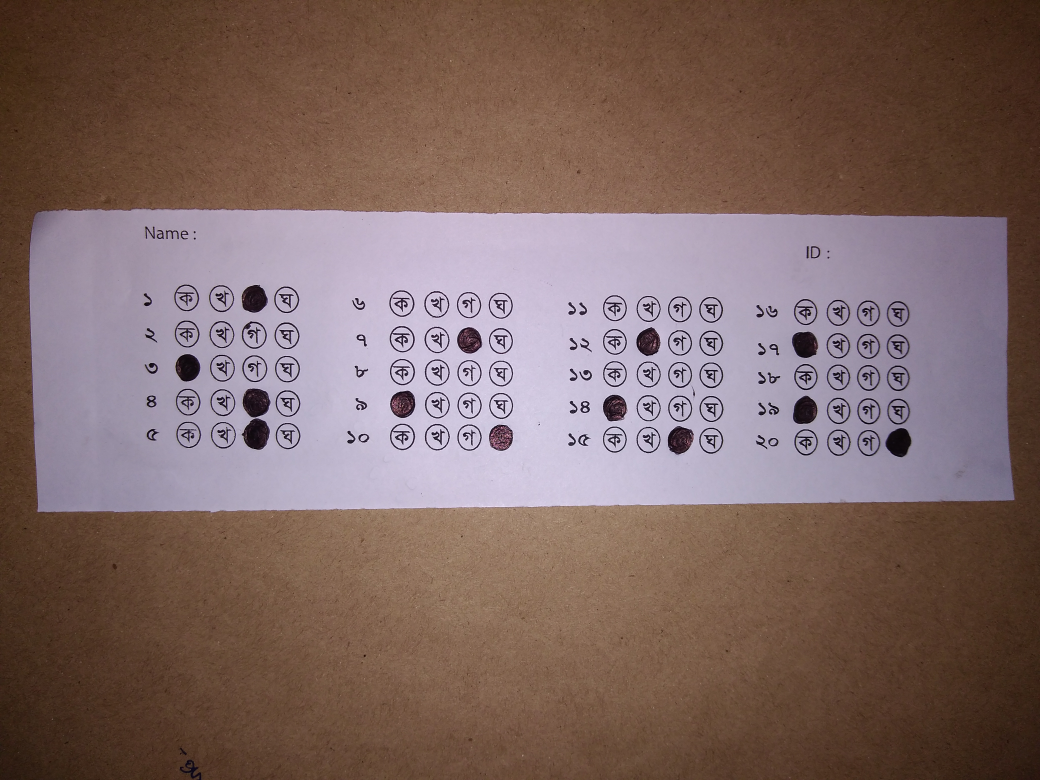
#> input picture Untitled Folder/16.jpg, 4160 x 3120 px, found by its file name (shown at 1/4 size)
$ python MoileOMR.py
#> lines starting #> are read from the running program, lines starting #| are printed output that depends on the picture; after the words box and inside, x2 and y2 are one past the last pixel; in counts of white or black regions, pixels touching at a corner belong together
import cv2
from imutils.perspective import four_point_transform
from imutils import contours
import math
import imutils
import numpy as np
image = cv2.imread('/home/onu/Desktop/Untitled Folder/16.jpg')
#> image is the input picture: shape (3120, 4160, 3); mean B, G, R 99.2, 103.2, 126
template = cv2.imread('/home/onu/Desktop/Untitled Folder/mcq.png')
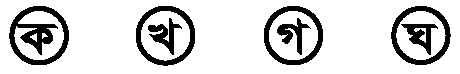
#> input picture Untitled Folder/mcq.png, 460 x 74 px, found by its file name
#> template is the input picture: shape (74, 460, 3); 83.7% white; 7 black regions, largest, box (x1, y1, x2, y2) and area: (9, 6, 69, 65) 1476, (136, 6, 195, 66) 911, (391, 6, 451, 65) 905
correct_ans=['_','A','B','C','A','A','A','C','C','D','D','B','B','A','D','B','B','D','A','B','B']

def get_ans(n):

    pos=math.ceil(n/5)
    ans=pos%4
    switcher = {
        0: "D",
        1: "A",
        2: "B",
        3: "C",
    }
    return switcher.get(ans, "nothing")
def get_q_num(n):
    pos=math.ceil(n/20)
    ans=n%5
    if ans==0:
        ans=5
    return (pos-1)*5+ans
def warp(image):
    gray = cv2.cvtColor(image, cv2.COLOR_BGR2GRAY)
    blurred = cv2.GaussianBlur(gray, (9,9 ), 0)
    edged = cv2.Canny(blurred, 70, 200)
    cnts = cv2.findContours(edged.copy(), cv2.RETR_EXTERNAL,cv2.CHAIN_APPROX_SIMPLE)
    cnts = imutils.grab_contours(cnts)
    docCnt = None

    # ensure that at least one contour was found
    if len(cnts) > 0:
        # sort the contours according to their size in
        # descending order
        cnts = sorted(cnts, key=cv2.contourArea, reverse=True)

        # loop over the sorted contours
        for c in cnts:
            # approximate the contour
            peri = cv2.arcLength(c, True)
            approx = cv2.approxPolyDP(c, 0.02 * peri, True)

            # if our approximated contour has four points,
            # then we can assume we have found the paper
            if len(approx) == 4:
                docCnt = approx
                break

    paper = four_point_transform(image, docCnt.reshape(4, 2))
    warped = four_point_transform(gray, docCnt.reshape(4, 2))
    return warped
# warped=warp(template)

def takeSecond(elem):
    return elem[1]
def sort_circles(circles):
    j=0
    scircles=[]
    tmp=[]

    for i in circles:
        j=j+1
        tmp.append(i)
        if(j%5==0):
            # tmp=sorted(tmp[0], key=lambda k: k[1])
            tmp.sort(key=takeSecond)
            for p in tmp:
                scircles.append(p)

            del tmp[:]
    return scircles


def find_circles(image,image2):
    gray = cv2.cvtColor(image,cv2.COLOR_BGR2GRAY)
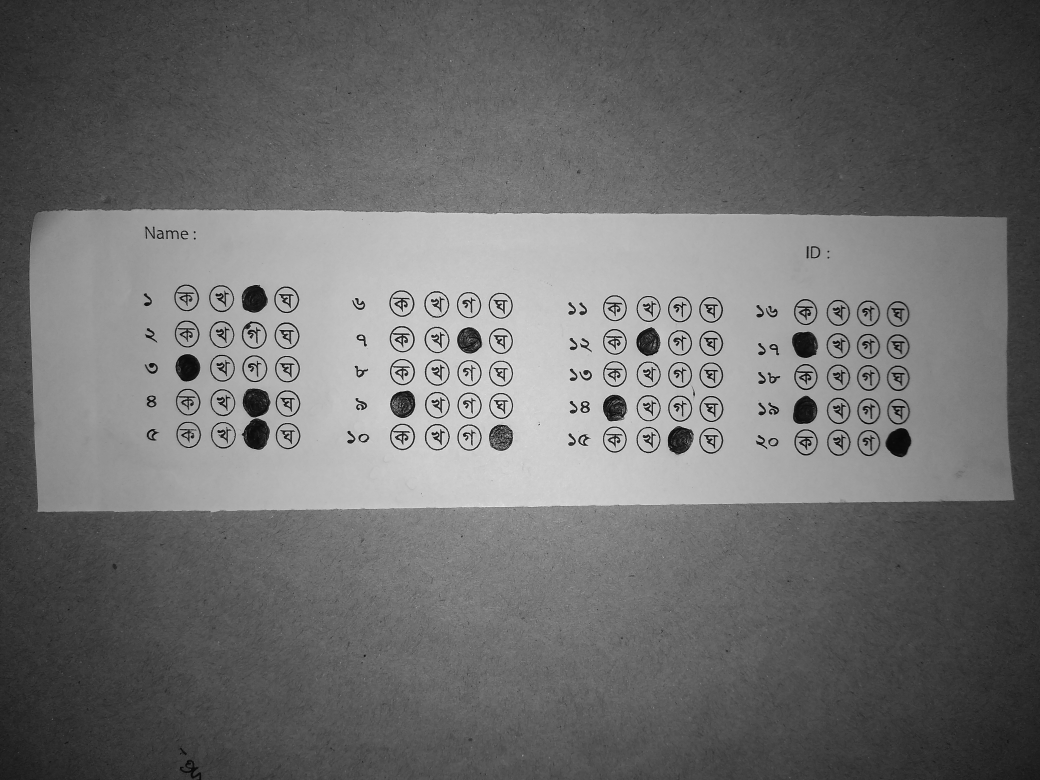
#> gray: shape (3120, 4160) (shown at 1/4 size); min 1, max 253, mean 109.6
    blurred = cv2.GaussianBlur(gray, (15, 15), 0)
    circles = cv2.HoughCircles(blurred,cv2.HOUGH_GRADIENT,1,40,
                                param1=40,param2=30,minRadius=40,maxRadius=70)
#> circles = 79 rows, first 8: [890.5, 1740.5, 47.7], [1877.5, 1617.5, 48.6], [2843.5, 1369.5, 47.9], [2003.5, 1490.5, 48.8], [1877.5, 1488.5, 48.6], [751.5, 1602.5, 48.5], [1018.5, 1471.5, 50.5], [2458.5, 1754.5, 49.1]

    circles = np.uint16(np.around(circles))
#> circles = 79 rows, first 8: [890, 1740, 48], [1878, 1618, 49], [2844, 1370, 48], [2004, 1490, 49], [1878, 1488, 49], [752, 1602, 48], [1018, 1472, 50], [2458, 1754, 49]
    circles1=sorted(circles[0], key=lambda k: k[0])
#> circles1 = 79 items, first 6: [742, 1192, 47], [746, 1470, 54], [746, 1332, 51], [752, 1602, 48], [752, 1736, 50], [882, 1194, 49]
    circles2=sort_circles(circles1)
#> the loop in sort_circles, `for i in circles:` made 79 passes
#> i on passes 1 to 12: [742, 1192, 47], [746, 1470, 54], [746, 1332, 51], [752, 1602, 48], [752, 1736, 50], [882, 1194, 49], [884, 1340, 47], [888, 1466, 49], [888, 1612, 48], [890, 1740, 48], [1014, 1342, 47], [1018, 1472, 50]
#> after the loop in sort_circles, `for i in circles:`: j = 79; scircles = 75 items, first 6: [742, 1192, 47], [746, 1332, 51], [746, 1470, 54], [752, 1602, 48], [752, 1736, 50], [882, 1194, 49]; tmp = [[3592, 1390, 47], [3592, 1506, 45], [3592, 1642, 48], [3598, 1254, 45]]
#> circles2 has the same summary as scircles in sort_circles
    print(get_q_num(80),get_ans(80))
    # [17 lines of commented-out code are left out]
    return image2,circles2

res,circles=find_circles(image,image)
#> circles has the same summary as scircles in sort_circles
def contour_img(image,circles):
    gray = cv2.cvtColor(image,cv2.COLOR_BGR2GRAY)
    blurred = cv2.GaussianBlur(gray, (13, 13), 0)
    thresh = cv2.threshold(blurred, 95, 255,cv2.THRESH_BINARY_INV)[1]
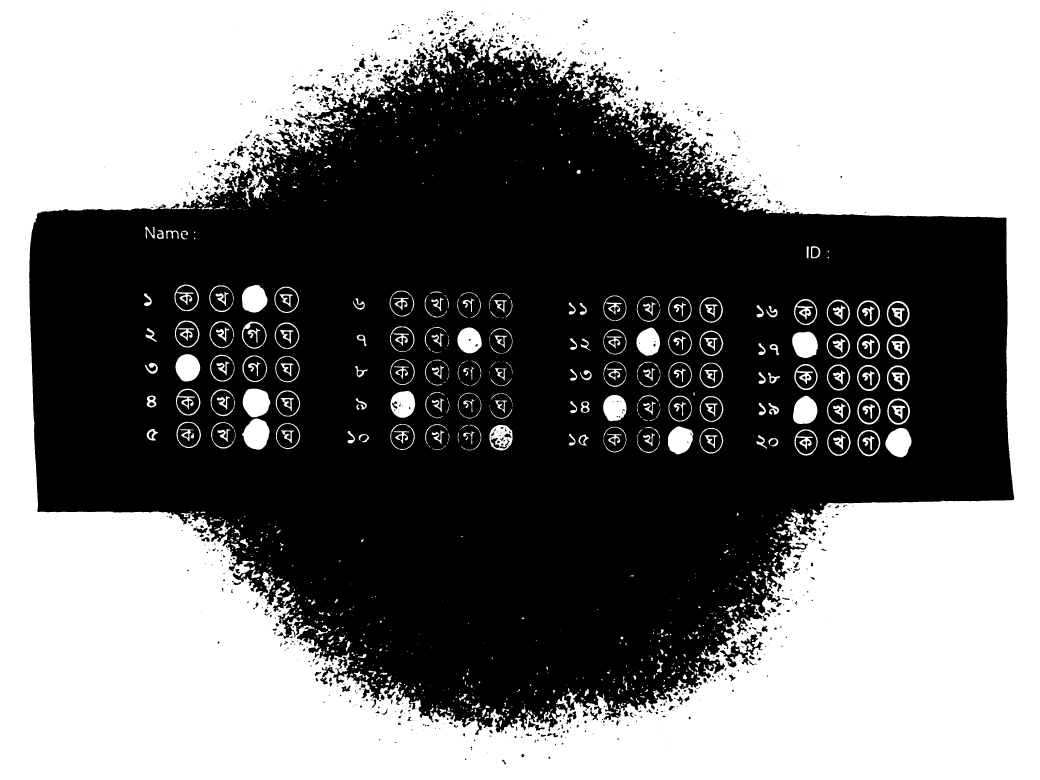
#> thresh: shape (3120, 4160) (shown at 1/4 size); 48.1% white; 1330 white regions (498 under 20 px), largest, box (x1, y1, x2, y2) and area: (0, 0, 4160, 3120) 5896564, (968, 1674, 1078, 1799) 9895, (971, 1554, 1081, 1669) 9829
    global q
    q=0
    for i in circles:
        q=q+1
        Q = get_q_num(q)
        A = get_ans(q)

        if(A==correct_ans[Q]):
            # print(Q,"(",A,")")
            cv2.circle(image, (i[0], i[1]), i[2], (255, 0, 0), 15)
        global w
        global b
        w = 0
        b = 0
        for x in range(i[0]-i[2],i[0]+i[2]):
            for y in range(i[1]-i[2],i[1]+i[2]):
                c=thresh[y,x]
                if(c>0):
                    w=w+1
                else:
                    b=b+1
        total=b+w
        ratio=(w/total)*100
        if ratio>50:
            # cv2.circle(image, (i[0], i[1]), i[2], (199, 110,255 ), 5)
            print(get_q_num(q),get_ans(q),q)
            if(correct_ans[Q]==A):
                cv2.circle(image, (i[0], i[1]), i[2], (0, 255, 0), 5)
            else:
                cv2.circle(image, (i[0], i[1]), i[2], (0, 0, 255), 5)
#> this loop made 75 passes
#> (i, Q, A, total, ratio) on passes 1 to 12: ([742, 1192, 47], 1, 'A', 8836, 23.28), ([746, 1332, 51], 2, 'A', 10404, 23.8), ([746, 1470, 54], 3, 'A', 11664, 71.36), ([752, 1602, 48], 4, 'A', 9216, 25.33), ([752, 1736, 50], 5, 'A', 10000, 21.48), ([882, 1194, 49], 1, 'B', 9604, 19.6), ([884, 1340, 47], 2, 'B', 8836, 20.37), ([888, 1466, 49], 3, 'B', 9604, 20.36), ([888, 1612, 48], 4, 'B', 9216, 19.87), ([890, 1740, 48], 5, 'B', 9216, 18.15), ([1018, 1194, 52], 1, 'C', 10816, 79.47), ([1014, 1342, 47], 2, 'C', 8836, 22.76)
#> i on passes 49 to 54: [2594, 1636, 49], [2594, 1754, 47], [2720, 1240, 48], [2724, 1370, 48], [2720, 1494, 48], [2720, 1630, 49]
#| 3 A 3
#| 1 C 11
#| 4 C 14
#| 5 C 15
#| 9 A 24
#| 7 C 32
#| 10 D 40
#| 14 A 44
#> (further printed lines are left out)

        # break
        # cv2.circle(thresh, (i[0], i[1]), i[2], (255,120, 0), 3)
    return image

res=contour_img(image,circles)
cv2.namedWindow("output", cv2.WINDOW_NORMAL)
# imS = cv2.resize(image, (960, 540))
cv2.imshow('output',res)
# cv2.imwrite('result.jpg', res)
k=cv2.waitKey(0)
#> (key Esc is pressed here)
if(k==27):
    exit(0)
#> (the program exits here)
